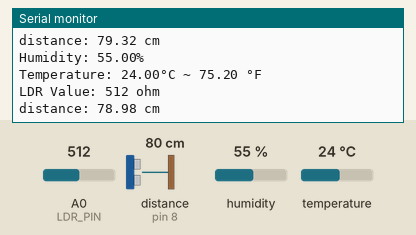
This sketch was run on a simulated Arduino Uno, built with avr-gcc and run on an emulated ATmega328P. Shown: the last lines printed to the serial monitor. Wiring (inferred from the names in the program): ultrasonic range finder: trigger pin 9; echo pin 8. The inputs (shaded band) are chosen by the test bench; at power-on: distance to the obstacle (sensor on pin 8) 80 cm, humidity 55 %, A0 (LDR_PIN) = 512, temperature 24 °C. The echo pulse lasts 58.3 µs per cm.

Above: at 7.8 s.
7.9 s: distance to the obstacle (sensor on pin 8) set to 2 cm
At 9.6 s:
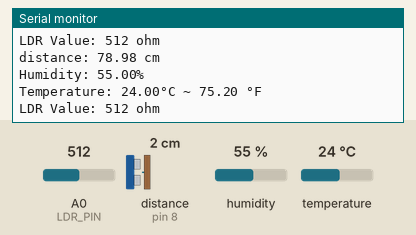
15.8 s: humidity set to 22 %
At 17.3 s:
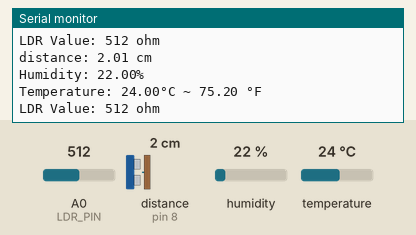
23.7 s: A0 (LDR_PIN) set to 716
At 29.6 s:
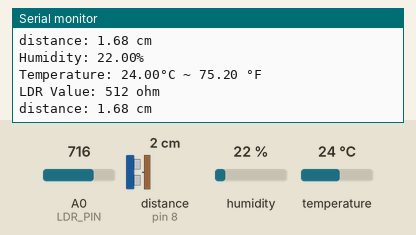
31.6 s: temperature set to 12 °C
At 36.1 s:
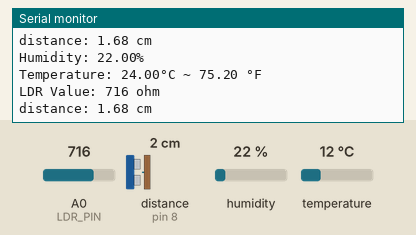
39.5 s: distance to the obstacle (sensor on pin 8) set to 4 cm
At 42.7 s:
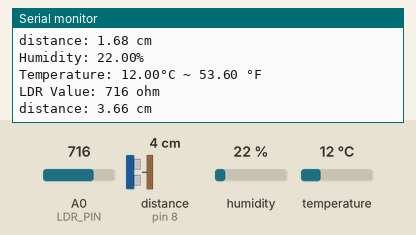
47.4 s: A0 (LDR_PIN) set to 992
At 52.4 s:
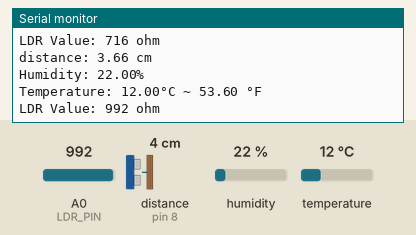
Timing chart, 0 to 53.9 s (numbered marks = the images above; inputs shaded):
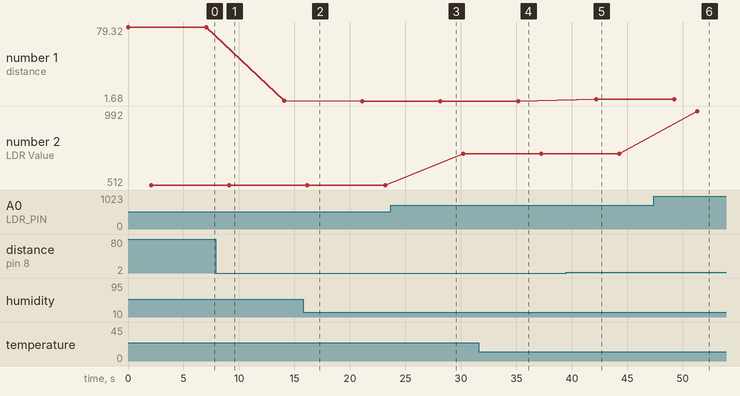

Measured:
- after the input at 15.8 s, the serial monitor: prints a new line after 0.30 s (image 2)
- after the input at 39.5 s, the serial monitor: prints a new line after 2.7 s (image 5)
- after the input at 47.4 s, the serial monitor: prints a new line after 3.9 s (image 6)
- plotted number 1: 78.98 → 2.01 after the input at 7.9 s, 1.68 → 3.66 after the input at 39.5 s
- plotted number 2: 512 → 716 after the input at 23.7 s, 716 → 992 after the input at 47.4 s

The sketch:

Solace_sensors.ino
```cpp
#include <DHT.h>
#include <DHT_U.h>
#include "DHT.h"


#define LDR_PIN A0
#define DHT11_PIN 2

DHT dht11(DHT11_PIN, DHT11);

int trigPin = 9;    // TRIG pin
int echoPin = 8;    // ECHO pin

String humidity;
String temperature;
String ldr;

float duration_us, distance_cm;

void setup() {
  // begin serial port
  Serial.begin (9600);
  //Serial.begin(115200);

  dht11.begin();
  // configure the trigger pin to output mode
  pinMode(trigPin, OUTPUT);
  // configure the echo pin to input mode
  pinMode(echoPin, INPUT);

}

void loop() {

 // generate 10-microsecond pulse to TRIG pin
  digitalWrite(trigPin, HIGH);
  delayMicroseconds(10);
  digitalWrite(trigPin, LOW);
  delayMicroseconds(10);
  digitalWrite(trigPin, HIGH);
  delayMicroseconds(10);
  digitalWrite(trigPin, LOW);

  // measure duration of pulse from ECHO pin
  duration_us = pulseIn(echoPin, HIGH);

  // calculate the distance
  distance_cm = 0.017 * duration_us;

  // print the value to Serial Monitor
  Serial.print("distance: ");
  Serial.print(distance_cm);
  Serial.println(" cm");
  delay(2000);

  // read humidity
  float humi  = dht11.readHumidity();
  // read temperature as Celsius
  float tempC = dht11.readTemperature();
  // read temperature as Fahrenheit
  float tempF = dht11.readTemperature(true);

  // check if any reads failed
  if (isnan(humi) || isnan(tempC) || isnan(tempF)) {
    Serial.println("Failed to read from DHT11 sensor!");
  }
  else {

    humidity = "Humidity: " + String(humi) + "%" ;
    Serial.println(humidity);
    temperature = "Temperature: " + String(tempC) +"°C ~ "+ String(tempF) +" °F" ;
    Serial.println(temperature);
  }

  int ldrValue = analogRead(LDR_PIN);
  ldr = "LDR Value: " + String(ldrValue) + " ohm";
  Serial.println(ldr);
  delay(5000);

}
```
